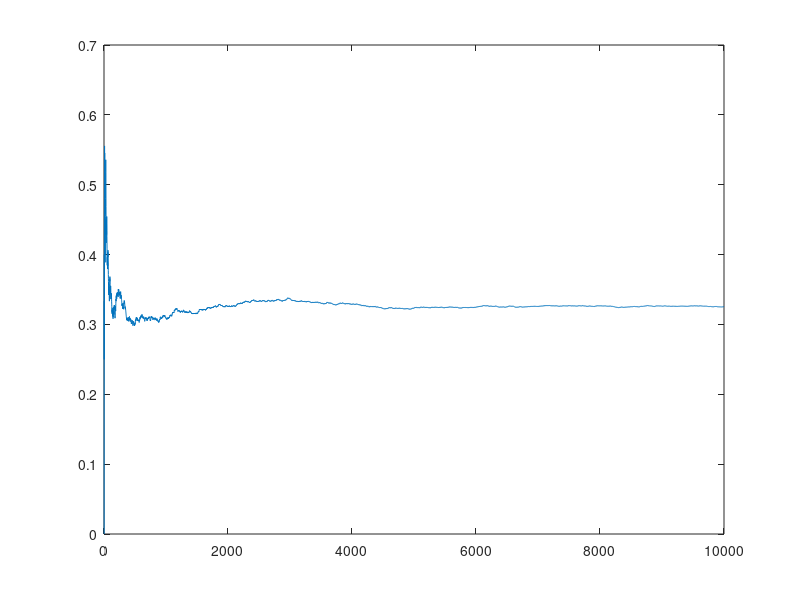

Write MATLAB code to recreate this figure.
%This part of the program tests when you don't switch doors
rng('shuffle');
nExperiments = 10000;
y = zeros(10000, 1);
x = zeros(10000, 1);
counter = 0;
for n = 1:nExperiments
    x(n) = n;
    winningDoor = randi(3);
    choice = randi(3);
    if(winningDoor == choice)
        counter = counter + 1;
    end
    y(n) = counter/n;
end
plot(x, y);
disp(['Probability: ' num2str(counter/nExperiments)])
saveas(gca, 'Not Changing Doors.png');